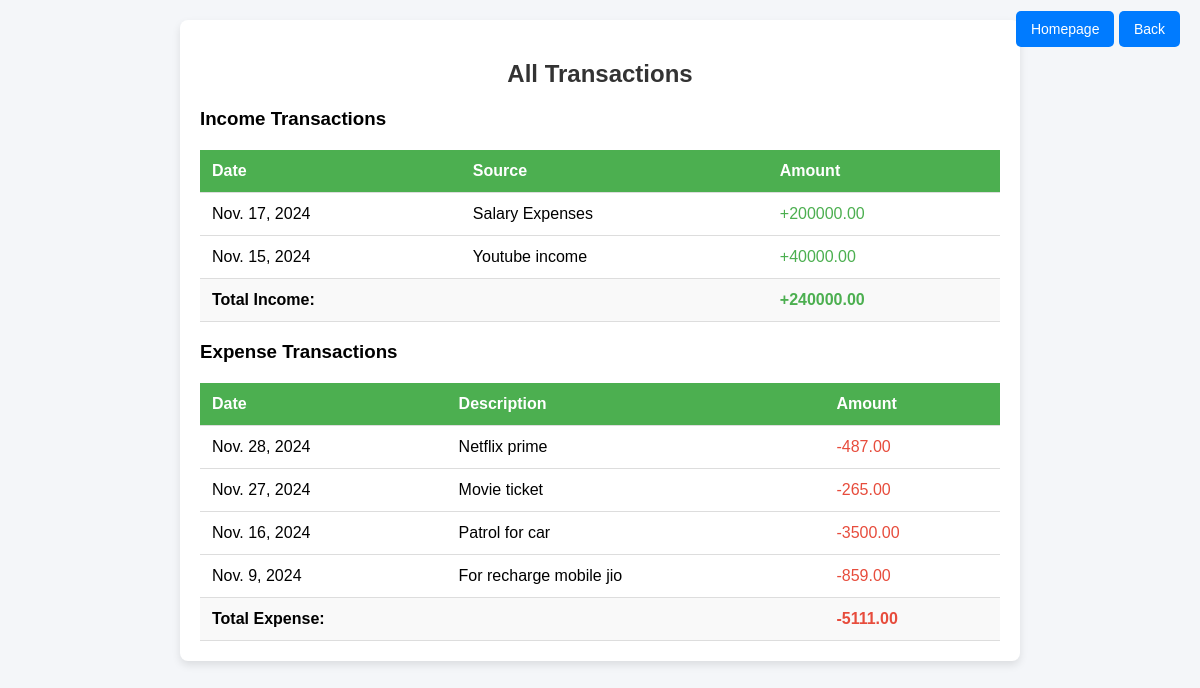
Page /all_transactions/29/ (signed in) on the committed database.
### Expensiveapp/models.py (models this page shows, shortened)
class Income(models.Model):
    user = models.ForeignKey(users_register, on_delete=models.CASCADE)
    source = models.CharField(max_length=100,null=True,blank=True)
    amount = models.DecimalField(max_digits=10, decimal_places=2)
    date = models.DateField()

class Expense(models.Model):
    user = models.ForeignKey(users_register, on_delete=models.CASCADE)
    category = models.CharField(max_length=150)
    description = models.TextField(null=True, blank=True)
    amount = models.DecimalField(max_digits=10, decimal_places=2)
    date = models.DateField(default=timezone.now)

### Expensiveapp/views.py (the view)
# urls.py: path('all_transactions/<int:aid>/',views.all_transactions, name='all_transactions'),
def all_transactions(request, aid):
    user = users_register.objects.filter(id=aid).first()
    if not user:
        messages.error(request, "User does not exist.")
        return redirect('usershome')
    if 'email' not in request.session:
        messages.error(request, "You must be logged in to view your transactions.")
        return redirect('login')
    mail = request.session['email']
    try:
        register_instance = users_register.objects.get(email_id=mail)
    except users_register.DoesNotExist:
        messages.error(request, 'User does not exist. Please log in again.')
        return redirect('login')
    income_sources = Income.objects.filter(user=register_instance).order_by('-date')
    expenses = Expense.objects.filter(user=register_instance).order_by('-date')
    total_income = sum(Decimal(income.amount) for income in income_sources)
    total_expense = sum(Decimal(expense.amount) for expense in expenses)
    context = {
        'user': user,
        'income_sources': income_sources,
        'expenses': expenses,
        'total_income': total_income,
        'total_expense': total_expense,
    }
    return render(request, 'all_transactions.html', context)

### Expensiveapp/templates/all_transactions.html (shortened to what this page needs)
<!DOCTYPE html>
<html lang="en">
<head>
    <link rel="stylesheet" href="https://cdnjs.cloudflare.com/ajax/libs/font-awesome/6.0.0-beta3/css/all.min.css" />
</head>
<body>
    <div class="homepage-btn-container">
        <a href="/usershome/" class="homepage-btn">Homepage</a>
        <a href="/view/" class="homepage-btn">Back</a>
    </div>
<div class="container">
    <h2>All Transactions</h2>
    <h3>Income Transactions</h3>
    <table>
        <thead>
            <tr>
                <th>Date</th>
                <th>Source</th>
                <th>Amount</th>
            </tr>
        </thead>
        <tbody>
            {% for income in income_sources %}
            <tr>
                <td>{{ income.date }}</td>
                <td>{{ income.source }}</td>
                <td class="income">+{{ income.amount }}</td>
            </tr>
            {% empty %}
            <tr>
                <td colspan="3">No income transactions found.</td>
            </tr>
            {% endfor %}
            <tr class="total-row">
                <td colspan="2">Total Income:</td>
                <td class="income">+{{ total_income }}</td>
            </tr>
        </tbody>
    </table>
    <h3>Expense Transactions</h3>
    <table>
        <thead>
            <tr>
                <th>Date</th>
                <th>Description</th>
                <th>Amount</th>
            </tr>
        </thead>
        <tbody>
            {% for expense in expenses %}
            <tr>
                <td>{{ expense.date }}</td>
                <td>{{ expense.description }}</td>
                <td class="expense">-{{ expense.amount }}</td>
            </tr>
            {% empty %}
            <tr>
                <td colspan="3">No expense transactions found.</td>
            </tr>
            {% endfor %}
            <tr class="total-row">
                <td colspan="2">Total Expense:</td>
                <td class="expense">-{{ total_expense }}</td>
            </tr>
        </tbody>
    </table>
</div>
</body>
</html>

### Expensiveapp/templates/all_transactions.html (style rules this page uses)
body { font-family: Arial, sans-serif; background-color: #f4f6f9; margin: 0; padding: 0; }
.container { max-width: 800px; margin: 20px auto; padding: 20px; background-color: #fff; border-radius: 8px; box-shadow: 0 4px 8px rgba(0, 0, 0, 0.1); }
h2 { color: #333; text-align: center; }
table { width: 100%; border-collapse: collapse; margin-top: 20px; }
th, td { padding: 12px; text-align: left; border-bottom: 1px solid #ddd; }
th { background-color: #4CAF50; color: white; }
.income { color: #4CAF50; }
.expense { color: #e74c3c; }
.total-row { font-weight: bold; background-color: #f9f9f9; }
.homepage-btn-container { position: absolute; top: 20px; right: 20px; }
.homepage-btn { background-color: #007bff; color: white; padding: 10px 15px; border: none; border-radius: 5px; font-size: 14px; cursor: pointer; text-decoration: none; transition: background-color 0.3s ease; }

### rows in the picture
Income: date "Nov. 17, 2024", source "Salary Expenses", amount "200000.00"
Income: date "Nov. 15, 2024", source "Youtube income", amount "40000.00"
Expense: date "Nov. 28, 2024", description "Netflix prime", amount "487.00"
Expense: date "Nov. 27, 2024", description "Movie ticket", amount "265.00"
Expense: date "Nov. 16, 2024", description "Patrol for car", amount "3500.00"
Expense: date "Nov. 9, 2024", description "For recharge mobile jio", amount "859.00"

### other values in the picture
{{ total_income }} "240000.00"
{{ total_expense }} "5111.00"
